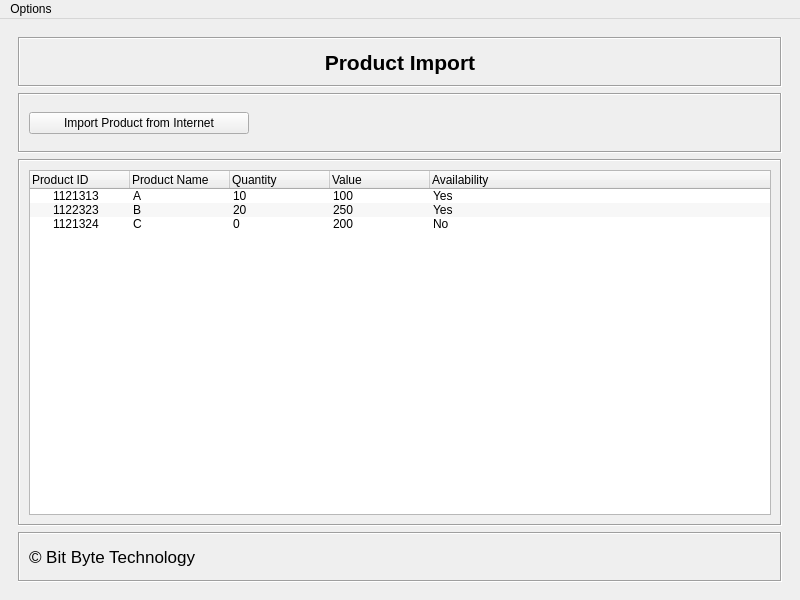
<?xml version="1.0" encoding="UTF-8"?>
<ui version="4.0">
 <class>ProdWindow</class>
 <widget class="QMainWindow" name="ProdWindow">
  <property name="geometry">
   <rect>
    <x>0</x>
    <y>0</y>
    <width>800</width>
    <height>600</height>
   </rect>
  </property>
  <property name="windowTitle">
   <string>Product Import</string>
  </property>
  <widget class="QWidget" name="centralwidget">
   <layout class="QGridLayout" name="gridLayout">
    <item row="0" column="0">
     <widget class="QFrame" name="frame">
      <property name="frameShape">
       <enum>QFrame::NoFrame</enum>
      </property>
      <property name="frameShadow">
       <enum>QFrame::Sunken</enum>
      </property>
      <layout class="QVBoxLayout" name="verticalLayout">
       <item>
        <widget class="QFrame" name="frame_2">
         <property name="minimumSize">
          <size>
           <width>0</width>
           <height>50</height>
          </size>
         </property>
         <property name="maximumSize">
          <size>
           <width>16777215</width>
           <height>50</height>
          </size>
         </property>
         <property name="frameShape">
          <enum>QFrame::Box</enum>
         </property>
         <property name="frameShadow">
          <enum>QFrame::Sunken</enum>
         </property>
         <layout class="QGridLayout" name="gridLayout_2">
          <item row="0" column="0">
           <widget class="QLabel" name="label">
            <property name="font">
             <font>
              <pointsize>16</pointsize>
              <weight>75</weight>
              <bold>true</bold>
             </font>
            </property>
            <property name="text">
             <string>Product Import</string>
            </property>
            <property name="alignment">
             <set>Qt::AlignCenter</set>
            </property>
           </widget>
          </item>
         </layout>
        </widget>
       </item>
       <item>
        <widget class="QFrame" name="frame_6">
         <property name="minimumSize">
          <size>
           <width>0</width>
           <height>60</height>
          </size>
         </property>
         <property name="maximumSize">
          <size>
           <width>16777215</width>
           <height>60</height>
          </size>
         </property>
         <property name="frameShape">
          <enum>QFrame::Box</enum>
         </property>
         <property name="frameShadow">
          <enum>QFrame::Sunken</enum>
         </property>
         <layout class="QGridLayout" name="gridLayout_3">
          <item row="0" column="0">
           <layout class="QHBoxLayout" name="horizontalLayout">
            <item>
             <widget class="QPushButton" name="pushButton_prod_import">
              <property name="minimumSize">
               <size>
                <width>220</width>
                <height>0</height>
               </size>
              </property>
              <property name="maximumSize">
               <size>
                <width>220</width>
                <height>16777215</height>
               </size>
              </property>
              <property name="focusPolicy">
               <enum>Qt::StrongFocus</enum>
              </property>
              <property name="toolTip">
               <string>Import product (I)</string>
              </property>
              <property name="text">
               <string>Import Product from Internet</string>
              </property>
              <property name="shortcut">
               <string>I</string>
              </property>
             </widget>
            </item>
           </layout>
          </item>
          <item row="0" column="1">
           <spacer name="horizontalSpacer_2">
            <property name="orientation">
             <enum>Qt::Horizontal</enum>
            </property>
            <property name="sizeType">
             <enum>QSizePolicy::Expanding</enum>
            </property>
            <property name="sizeHint" stdset="0">
             <size>
              <width>100</width>
              <height>20</height>
             </size>
            </property>
           </spacer>
          </item>
         </layout>
        </widget>
       </item>
       <item>
        <widget class="QFrame" name="frame_3">
         <property name="frameShape">
          <enum>QFrame::Box</enum>
         </property>
         <property name="frameShadow">
          <enum>QFrame::Sunken</enum>
         </property>
         <layout class="QGridLayout" name="gridLayout_5">
          <item row="0" column="0">
           <widget class="QTreeWidget" name="treeWidget_prod_import">
            <property name="alternatingRowColors">
             <bool>true</bool>
            </property>
            <column>
             <property name="text">
              <string>Product ID</string>
             </property>
            </column>
            <column>
             <property name="text">
              <string>Product Name</string>
             </property>
            </column>
            <column>
             <property name="text">
              <string>Quantity</string>
             </property>
            </column>
            <column>
             <property name="text">
              <string>Value</string>
             </property>
            </column>
            <column>
             <property name="text">
              <string>Availability</string>
             </property>
            </column>
            <item>
             <property name="text">
              <string>1121313</string>
             </property>
             <property name="text">
              <string>A</string>
             </property>
             <property name="text">
              <string>10</string>
             </property>
             <property name="text">
              <string>100</string>
             </property>
             <property name="text">
              <string>Yes</string>
             </property>
            </item>
            <item>
             <property name="text">
              <string>1122323</string>
             </property>
             <property name="text">
              <string>B</string>
             </property>
             <property name="text">
              <string>20</string>
             </property>
             <property name="text">
              <string>250</string>
             </property>
             <property name="text">
              <string>Yes</string>
             </property>
            </item>
            <item>
             <property name="text">
              <string>1121324</string>
             </property>
             <property name="text">
              <string>C</string>
             </property>
             <property name="text">
              <string>0</string>
             </property>
             <property name="text">
              <string>200</string>
             </property>
             <property name="text">
              <string>No</string>
             </property>
            </item>
           </widget>
          </item>
         </layout>
        </widget>
       </item>
       <item>
        <widget class="QFrame" name="frame_4">
         <property name="minimumSize">
          <size>
           <width>0</width>
           <height>50</height>
          </size>
         </property>
         <property name="maximumSize">
          <size>
           <width>16777215</width>
           <height>50</height>
          </size>
         </property>
         <property name="frameShape">
          <enum>QFrame::Box</enum>
         </property>
         <property name="frameShadow">
          <enum>QFrame::Sunken</enum>
         </property>
         <layout class="QGridLayout" name="gridLayout_4">
          <item row="0" column="0">
           <widget class="QLabel" name="label_2">
            <property name="font">
             <font>
              <pointsize>13</pointsize>
              <weight>50</weight>
              <bold>false</bold>
             </font>
            </property>
            <property name="text">
             <string>© Bit Byte Technology</string>
            </property>
            <property name="alignment">
             <set>Qt::AlignLeading|Qt::AlignLeft|Qt::AlignVCenter</set>
            </property>
           </widget>
          </item>
         </layout>
        </widget>
       </item>
      </layout>
     </widget>
    </item>
   </layout>
  </widget>
  <widget class="QMenuBar" name="menuBar_prod_import">
   <property name="geometry">
    <rect>
     <x>0</x>
     <y>0</y>
     <width>800</width>
     <height>22</height>
    </rect>
   </property>
   <property name="nativeMenuBar">
    <bool>false</bool>
   </property>
   <widget class="QMenu" name="menuOptions">
    <property name="title">
     <string>Options</string>
    </property>
    <addaction name="actionPOS_Terminal_prod_import"/>
    <addaction name="actionCustomer_Import_prod_import"/>
    <addaction name="separator"/>
    <addaction name="actionSettings"/>
    <addaction name="actionHelp"/>
    <addaction name="separator"/>
    <addaction name="actionExit"/>
   </widget>
   <addaction name="menuOptions"/>
  </widget>
  <action name="actionPOS_Terminal_prod_import">
   <property name="text">
    <string>POS Terminal</string>
   </property>
  </action>
  <action name="actionCustomer_Import_prod_import">
   <property name="text">
    <string>Customer Import</string>
   </property>
  </action>
  <action name="actionSettings">
   <property name="text">
    <string>Settings</string>
   </property>
  </action>
  <action name="actionHelp">
   <property name="text">
    <string>Help</string>
   </property>
  </action>
  <action name="actionExit">
   <property name="text">
    <string>Exit</string>
   </property>
  </action>
 </widget>
 <resources/>
 <connections/>
</ui>
